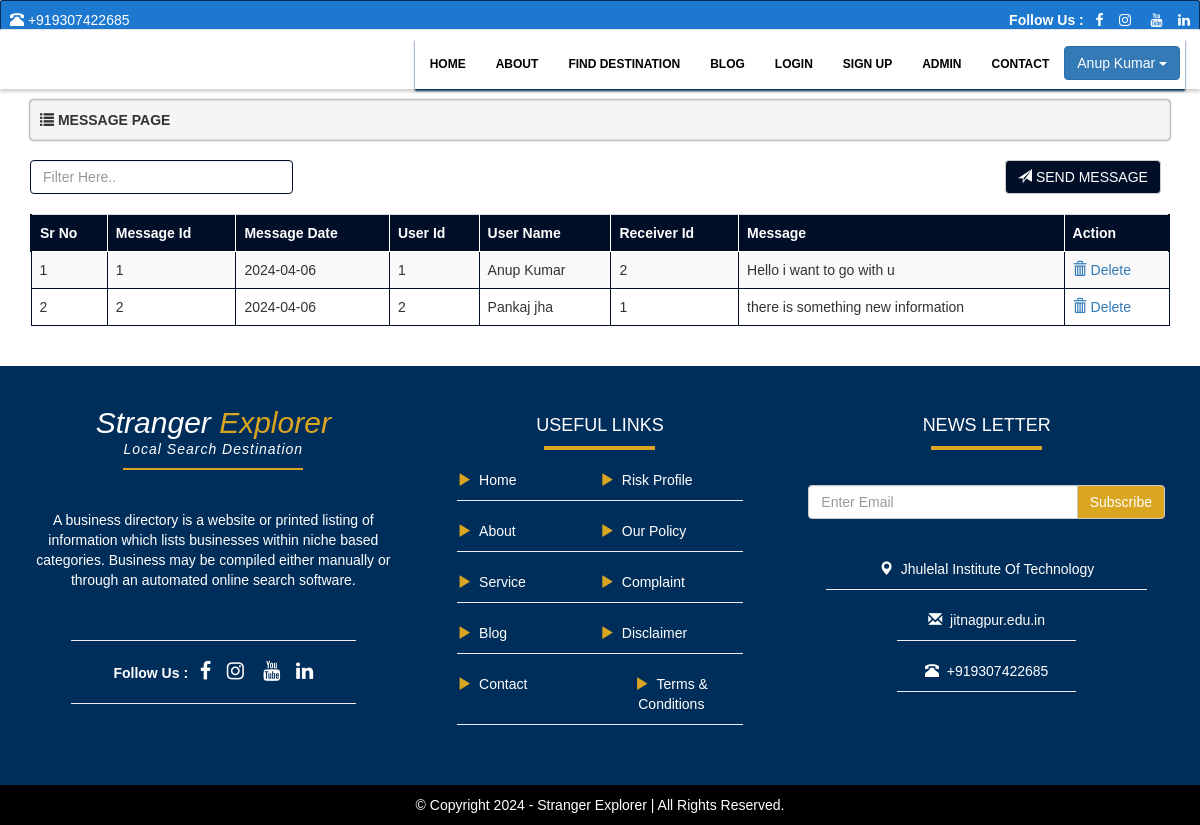
Page /inbox.php (signed in) on the committed database.
### tables this page shows
CREATE TABLE IF NOT EXISTS `tbl_message` (
  `mid` int(11) NOT NULL AUTO_INCREMENT,
  `mdate` varchar(12) NOT NULL,
  `user_id` int(11) NOT NULL,
  `name` varchar(50) NOT NULL,
  `ouid` int(11) NOT NULL,
  `message` varchar(500) NOT NULL,
  PRIMARY KEY (`mid`)
);

### inbox.php (the view, shortened to what this page needs)
<?php
include('connect.php');
$id = $_GET['id'];
mysqli_query($con,"DELETE FROM `tbl_message` WHERE `mid` = '".$id."'' ");
?>
<!DOCTYPE html>
<html>
<head>
  <link rel="stylesheet" href="https://maxcdn.bootstrapcdn.com/bootstrap/3.3.7/css/bootstrap.min.css">
  <link rel="stylesheet" href="https://cdnjs.cloudflare.com/ajax/libs/font-awesome/4.7.0/css/font-awesome.min.css">
</head>
<body>
	<?php include('header.php'); ?>
	<div class="container">
		<div class="well well-sm">
			<span class="glyphicon glyphicon-list"></span>
			<b>MESSAGE PAGE</b>
		</div>
              <div class="row">
                     <div class="col-sm-3">
                      <input style="border:1px solid #010E28;" class="form-control" id="myInput" type="text" placeholder="Filter Here..">
                     </div>
                     <div class="col-sm-7">
                     </div>
                     <div class="col-sm-2">
                            <a style="background-color:#010E28;color:white;" href="#" class="btn btn-default" data-toggle="modal" data-target="#myModal">
                                   <span class="glyphicon glyphicon-send"></span>
                                   SEND MESSAGE
                            </a>
                     </div>
              </div>
             <br>
               <div class="table-responsive">
                     <table class="table table-hover table-striped table-bordered">
                            <thead>
                                   <tr>
                                          <th>Sr No</th>
                                          <th>Message Id</th>
                                          <th>Message Date</th>
                                          <th>User Id</th>
                                          <th>User Name</th>
                                          <th>Receiver Id</th>
                                          <th>Message</th>
                                          <th>Action</th>
                                   </tr>
                            </thead>
                            <tbody id="myTable">
                                   <?php
                                   $ulist = mysqli_query($con,"SELECT * FROM `tbl_message` WHERE `user_id` = '".$_SESSION['user_id']."' or `ouid` = '".$_SESSION['user_id']."' ");
                                   $counter = 1;
                                   while($ulist_data = mysqli_fetch_assoc($ulist)){
                                   ?>
                                   <tr>
                                          <td><?php echo $counter; ?></td>
                                          <td><?php echo $ulist_data['mid'] ?></td>
                                          <td><?php echo $ulist_data['mdate'] ?></td>
                                          <td><?php echo $ulist_data['user_id'] ?></td>
                                          <td><?php echo $ulist_data['name'] ?></td>
                                          <td><?php echo $ulist_data['ouid'] ?></td>
                                          <td><?php echo $ulist_data['message'] ?></td>
                                          <td>
                                              <a onclick="return confirm('Are you sure?')" href="inbox?id=<?php echo $ulist_data['mid'] ?>">
                                              <span class="glyphicon glyphicon-trash"></span>
                                              Delete
                                              </a>
                                          </td>
                                   </tr>
                            <?php $counter++;} ?>
                            </tbody>
                     </table>
               </div>
	</div>
  <?php
include('footer.php');
?>
</body>
</html>

### inbox.php (style rules this page uses)
.well-sm, .well { box-shadow:0 0 2px #010E28; }
.table thead tr th { background-color:#010E28; color:white; }
.table thead tr { border-left:2px solid #010E28;border-right:2px solid #010E28; }
.table thead tr th { border:1px solid white; }
.table tbody tr td { border:1px solid #010E28; }

### header.php (style rules this page uses)
body { font-family:Arial; }

### rows in the picture
tbl_message: mid "1", mdate "2024-04-06", user "1", name "Anup Kumar", ouid "2", message "Hello i want to go with u"
tbl_message: mid "2", mdate "2024-04-06", user "2", name "Pankaj jha", ouid "1", message "there is something new information"

### other values in the picture
$_SESSION['name'] "Anup Kumar"
